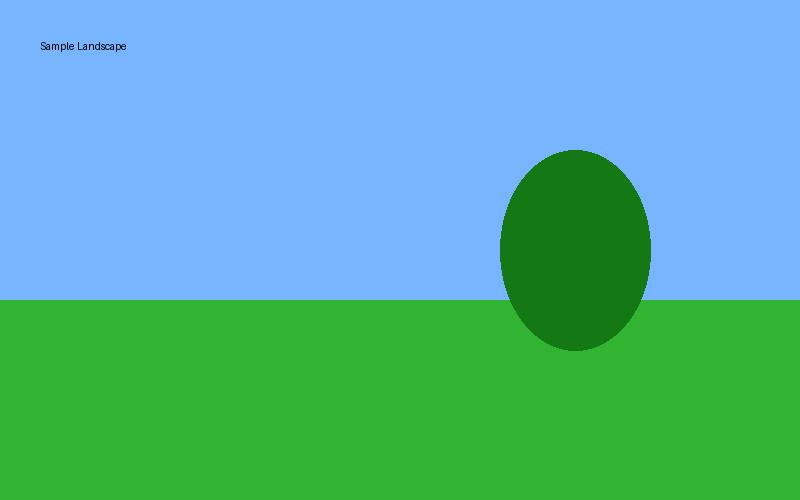
#> input picture sample.jpg, 800 x 500 px
$ python '13. Affine Transformation.py'
#> lines starting #> are read from the running program, lines starting #| are printed output that depends on the picture
import cv2
import numpy as np

image = cv2.imread("sample.jpg")
#> image is the input picture: shape (500, 800, 3); mean B, G, R 161.3, 176, 87.4

rows, cols, ch = image.shape
#> rows = 500; cols = 800; ch = 3

pts1 = np.float32([[50,50],[200,50],[50,200]])
pts2 = np.float32([[10,100],[200,50],[100,250]])

matrix = cv2.getAffineTransform(pts1, pts2)

output = cv2.warpAffine(image, matrix, (cols, rows))
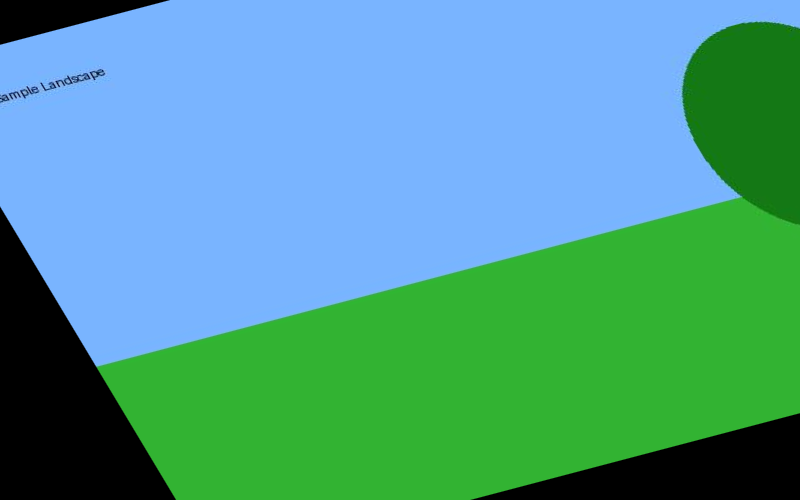
#> output: shape (500, 800, 3); mean B, G, R 145.3, 157, 78.5

cv2.imshow("Affine", output)

cv2.waitKey(0)
cv2.destroyAllWindows()
